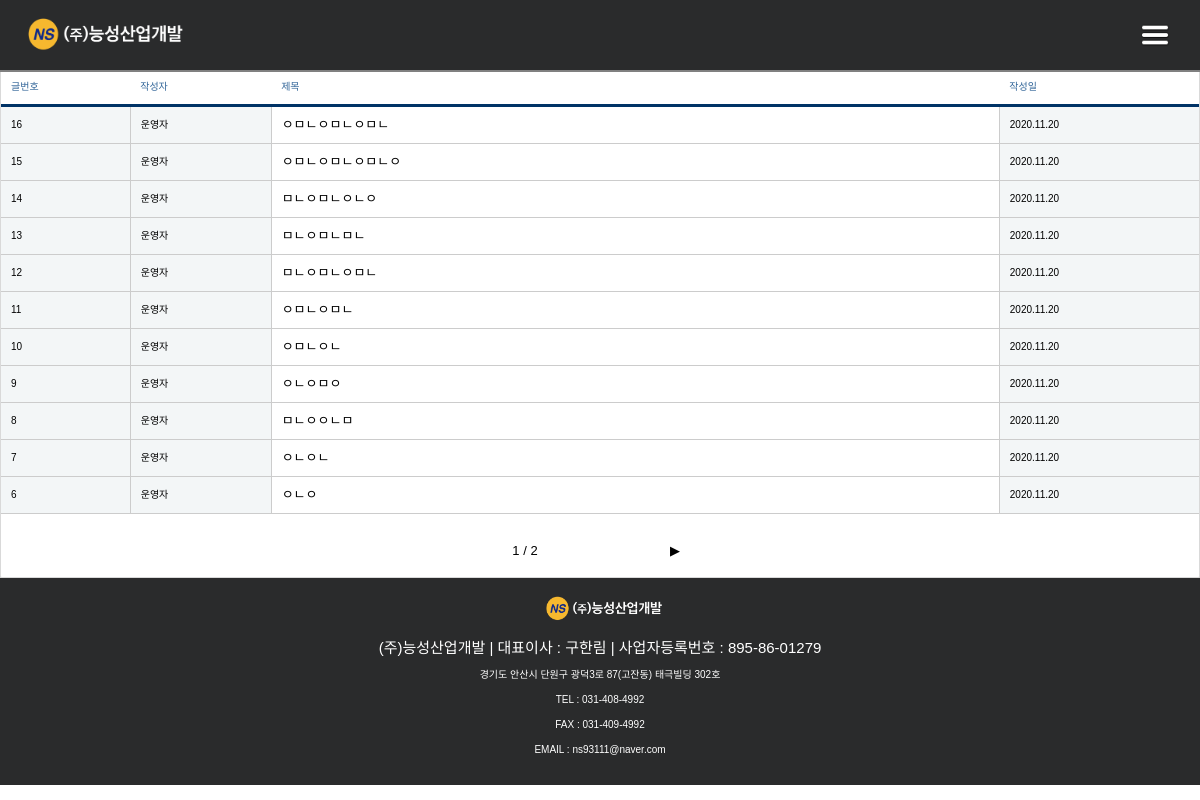
The app's page /menu_6/notice with its own data.
### web/models.py (models this page shows, shortened)
class Notice_post(models.Model):
    title = models.CharField(max_length=50)
    text = models.TextField(max_length=5000, blank=True, null=True)
    create_at = models.DateField(auto_now_add=True)
    clicks = models.IntegerField(default=1)
    file_1 = models.FileField(upload_to='files/', null=True, blank=True)
    file_2 = models.FileField(upload_to='files/', null=True, blank=True)
    file_3 = models.FileField(upload_to='files/', null=True, blank=True)
    file_4 = models.FileField(upload_to='files/', null=True, blank=True)
    file_5 = models.FileField(upload_to='files/', null=True, blank=True)
    class Meta:
        db_table = 'notice_posts'

### web/views.py (the view, shortened to what this page needs)
# urls.py: path('menu_6/<str:page>', views.menu_6, name='menu_6'),
def menu_6(request, page):
	if page == 'notice':
		notice_posts_all = Notice_post.objects.all().order_by('-id')
		page_number = int(request.GET.get('p', 1))
		pagenator = Paginator(notice_posts_all, 11)
		notice_posts = pagenator.get_page(page_number)
		return render(request, 'web/menu_6.html', {'page':page,'notice_posts':notice_posts})

### web/templatetags/custom_tag.py (called while the page is built)
@register.filter
def title_slice(title):
	if len(title) > 40:
		title = title[:40] + '...'
		return title
	else :
		return title

### web/templates/web/menu_6.html (shortened to what this page needs)
{%extends 'web/base.html'%}
{%load static%}
{%load  custom_tag%}
{%block content%}
<section id="block_wrap_section">
  <section id="container_section">
    <br><br><br>
    {%if page == 'notice'%}
    <div class="notice_box">
      <table class="notice_table">
        <thead>
              <tr>
                <th scope="cols">글번호</th>
                <th scope="cols">작성자</th>
                <th scope="cols">제목</th>
                <th scope="cols">작성일</th>
              </tr>
        </thead>
        <tbody>
          {%for notice_post in notice_posts%}
              <tr>
                <th scope="row">{{notice_post.pk}}</th>
                <th scope="row">운영자</th>
                <td class="posts_table_title">
                  <a href="{%url 'web:detail_post' 'notice' notice_post.pk%}">
                  {{notice_post.title|title_slice}}
                  </a>
                </td>
                <td class="posts_table_td">{{notice_post.create_at}}</td>
              </tr>
           {%endfor%}
        </tbody>
        </table>
        <table class="page_box">
            <tr>
              <td>{{ notice_posts.number }} / {{ notice_posts.paginator.num_pages }}</td>
              {% if notice_posts.has_next %}
              <td class="next_button"><a href="?p={{notice_posts.next_page_number}}">▶</a></td>
              {%endif%}
            </tr>
        </table>
     </div>
     {%endif%}
  </section>
</section>
{%endblock%}

### web/static/web/css/base.css (style rules this page uses)
body { display: flex; flex-direction: column; width: 100%; height:auto; font-family: 'Noto Sans KR', sans-serif; }
@media all and (max-width:1280px) { body { width:100%; height:auto; } }

### web/static/web/css/base_menu.css (style rules this page uses)
#block_wrap_section { height: auto; display: flex; flex-direction: row; justify-content:center; padding-bottom: 50px; }
#container_section { height:auto; float: left; width: 960px; background: #ebebeb; border-radius: 2px; border: 0.5px solid #d9d9d9; box-shadow: 0.5px 0.5px 0.5px 0.5px #c4c4c4; padding-bottom:30px; padding-left:30px; padding-right:30px; margin-left: 50px; }
@media all and (max-width:1280px) { #block_wrap_section { margin: 0px; padding: 0px; width: 100%; height: auto; overflow: hidden; } }
@media all and (max-width:1280px) { #container_section { width: 100%; height: auto; margin: 0px; padding: 0px; overflow: hidden; min-height:500px; } }

### web/static/web/css/menu_3.css (style rules this page uses)
.posts_table_title { padding: 10px; vertical-align: top; border-right: 1px solid #ccc; border-bottom: 1px solid #ccc; }
.posts_table_title a { color:black; font-size: 13px; font-weight: 100; }
.posts_table_td { border-left: 1px solid #ccc; border-bottom: 1px solid #ccc; padding: 10px; font-size: 8px; font-weight: 100; padding: 10px; background: #f3f6f7; }
.page_box { text-align: center; width: 300px; margin: auto; margin-top: 30px; }
.page_box td { width: 100px; }
.page_box a { cursor: pointer; font-size: 15px; font-weight: 500; color: black; }
@media all and (max-width:1280px) { .page_box tr td a, .page_box tr td { font-size: 13px; } }

### web/static/web/css/menu_6.css (style rules this page uses)
.notice_box, .information_box { background: white; width: 100%; height: 500px; }
.notice_table, .information_table { margin: auto; border-collapse: collapse; text-align: left; line-height: 15px; width: 100%; }
.notice_table thead th , .information_table thead th { font-size: 18px; padding: 10px; font-weight: 500; vertical-align: top; color: #369; border-bottom: 3px solid #036; }
.notice_table thead th:nth-child(1), .information_table thead th:nth-child(1) { width:50px; }
.notice_table thead th:nth-child(2), .information_table thead th:nth-child(2) { width:80px; }
.notice_table thead th:nth-child(3), .information_table thead th:nth-child(3) { width:600px; }
.notice_table tbody th, .information_table tbody th { height: 10px; padding: 10px; font-size: 13px; font-weight: 300; vertical-align: top; border-bottom: 1px solid #ccc; background: #f3f6f7; border-right: 1px solid #ccc; }
.posts_table_title { padding: 10px; vertical-align: top; border-right: 1px solid #ccc; border-bottom: 1px solid #ccc; }
.posts_table_title a { color:black; font-size: 13px; font-weight: 100; }
.posts_table_td { border-left: 1px solid #ccc; border-bottom: 1px solid #ccc; padding: 10px; font-size: 8px; font-weight: 100; padding: 10px; background: #f3f6f7; }
.page_box { text-align: center; width: 300px; margin: auto; margin-top: 30px; }
.page_box td { width: 100px; }
.page_box a { cursor: pointer; font-size: 15px; font-weight: 500; color: black; }
@media all and (max-width:1280px) { .notice_box, .information_box { width: 100%; height: auto; margin:0px; padding:0px; margin-top: 20px; padding-bottom:20px; } }
@media all and (max-width:1280px) { .notice_table thead tr th, .information_table thead tr th { font-size:10px; } }
@media all and (max-width:1280px) { .notice_table tbody tr th, .notice_table tbody tr td, .information_table tbody tr th, .information_table tbody tr td { font-size: 10px; } }
@media all and (max-width:1280px) { .posts_table_title a { font-size: 13px; } }
@media all and (max-width:1280px) { .notice_table thead th:nth-child(1), .information_table thead th:nth-child(1) { width:90px; } }
@media all and (max-width:1280px) { .notice_table thead th:nth-child(2), .information_table thead th:nth-child(2) { width:100px; } }
@media all and (max-width:1280px) { .notice_table thead th:nth-child(4), .information_table thead th:nth-child(4) { width:150px; } }
@media all and (max-width:1280px) { .page_box tr td a, .page_box tr td { font-size: 13px; } }
@media all and (max-width:1280px) { .page_box tr td { width: 100px; margin:0px; padding:0px; } }

### records on screen
Notice_post: pk "16", title "ㅇㅁㄴㅇㅁㄴㅇㅁㄴ", create_at "2020.11.20"
Notice_post: pk "15", title "ㅇㅁㄴㅇㅁㄴㅇㅁㄴㅇ", create_at "2020.11.20"
Notice_post: pk "14", title "ㅁㄴㅇㅁㄴㅇㄴㅇ", create_at "2020.11.20"
Notice_post: pk "13", title "ㅁㄴㅇㅁㄴㅁㄴ", create_at "2020.11.20"
Notice_post: pk "12", title "ㅁㄴㅇㅁㄴㅇㅁㄴ", create_at "2020.11.20"
Notice_post: pk "11", title "ㅇㅁㄴㅇㅁㄴ", create_at "2020.11.20"
Notice_post: pk "10", title "ㅇㅁㄴㅇㄴ", create_at "2020.11.20"
Notice_post: pk "9", title "ㅇㄴㅇㅁㅇ", create_at "2020.11.20"
Notice_post: pk "8", title "ㅁㄴㅇㅇㄴㅁ", create_at "2020.11.20"
Notice_post: pk "7", title "ㅇㄴㅇㄴ", create_at "2020.11.20"
Notice_post: pk "6", title "ㅇㄴㅇ", create_at "2020.11.20"

### other values on screen
{{ notice_posts.number }} "1"
{{ notice_posts.paginator.num_pages }} "2"
